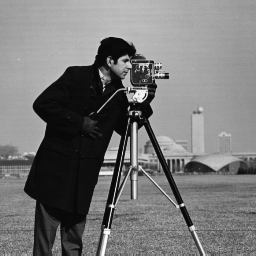
%> input picture offline_2/cameraman.png, 256 x 256 px
$ octave B2_170104082_1.m   (GNU Octave 9; MATLAB toolbox functions it lacks are replaced by stand-ins)
%> lines starting %> are read from the running program, lines starting %| are printed output that depends on the picture
% histogram equalization

clc;    % Clear the command window.
close all;  % Close all figures (except those of imtool.)
imtool close all;  % Close all imtool figures if you have the Image Processing Toolbox.
clear;  % Erase all existing variables. Or clearvars if you want.

% a) Read the image �cameraman.png�
x=imread('cameraman.png');
%> x is the input picture: size 256x256 uint8; min 7, max 253, mean 118.7

figure(1);
subplot(1,2,1);
imshow(x);
title('Original Image');

h=zeros(1,256);
[r, c]=size(x);
%> r = 256; c = 256
% b) Compute no. of pixels
total_no_of_pixels=r*c;
%> total_no_of_pixels = 65536
n=0:255;
for i=1:r
    for j=1:c
        h(x(i,j)+1) = h(x(i,j)+1)+1;
    end

end
%> after the loop, h = 256 values, max 1685 at index 15, min 0 at index 1, mean 256


 figure(2);
subplot(1,2,1);
 stem(n, h);

 title('Histogram of Original Image');
% c) Compute Probability Distribution Function (PDF)
for i=1:256
    h(i)=h(i)/total_no_of_pixels;
end
%> after the loop, h = 256 values, max 0.0257 at index 15, min 0 at index 1, mean 0.00391

% d) Compute Cumulative Distribution Function (CDF)
temp=h(1);
%> temp = 0
for i=2:256
    temp=temp+h(i);
    h(i)=temp;
end
%> this loop made 255 passes
%> temp on passes 1 to 3: 0, 0, 0
%> after the loop, h = 256 values from 0 to 1; temp = 1


% image matrix for equalized image
y=uint8(zeros(r,c));

% e) Multiply each CDF by L-1
% f) Round the value
for i=1:r
    for j=1:c

        y(i,j)=round(h(x(i,j)+1)*255);
    end
end
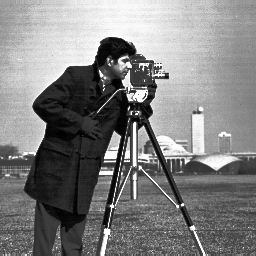
%> y: size 256x256 uint8; min 0, max 255, mean 128.8

figure(1);
subplot(1,2,2);
imshow(y);
title('Histogram Equalized image');

figure(2);
subplot(1,2,2);
h=zeros(1,256);
[r, c]=size(x);
total_no_of_pixels=r*c;
n=0:255;
for i=1:r
    for j=1:c
        h(y(i,j)+1) = h(y(i,j)+1)+1;
    end
end
%> after the loop, h = 256 values, max 1685 at index 36, min 0 at index 2, mean 256

stem(n, h);
drawnow limitrate;
title('After Histogram Equalization');
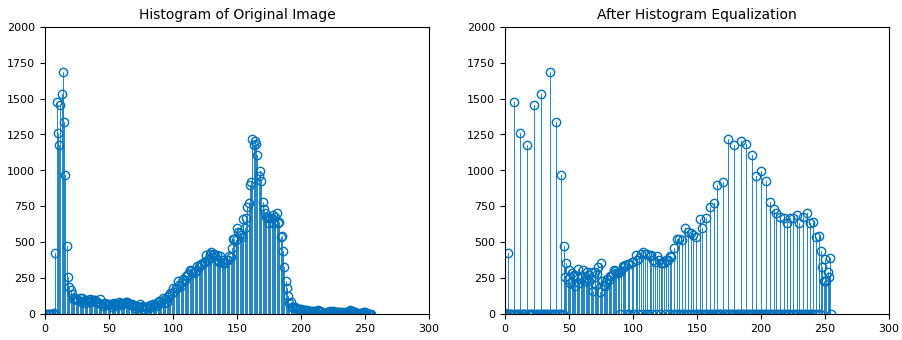
%> figure redrawn from the program's plot data, 2 panels; panel 1: highest point at x = 14, y = 1685; panel 2: highest point at x = 35, y = 1685

$ run again, with offline_2/funny_photo.jpg saved as offline_2/cameraman.png
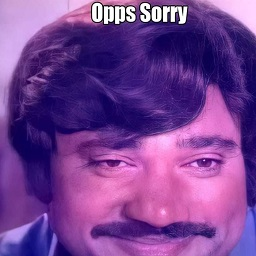
%> input picture offline_2/funny_photo.jpg, 256 x 256 px
%> x is the input picture: size 256x256x3 uint8; mean R, G, B 119, 65.6, 147.1
%> after the loop `for i=1:r`: h = 256 values, max 2271 at index 255, min 0 at index 256, mean 768
%> after the loop `for i=1:256`: h = 256 values, max 0.0116 at index 255, min 0 at index 256, mean 0.00391
%> `temp=h(1);`: temp = 0.00836
%> the loop `for i=2:256` made 255 passes
%> temp on passes 1 to 3: 0.0132, 0.0168, 0.0199
%> after the loop `for i=2:256`: h = 256 values from 0.00836 to 1; temp = 1
%> after the loop `for i=1:r`:
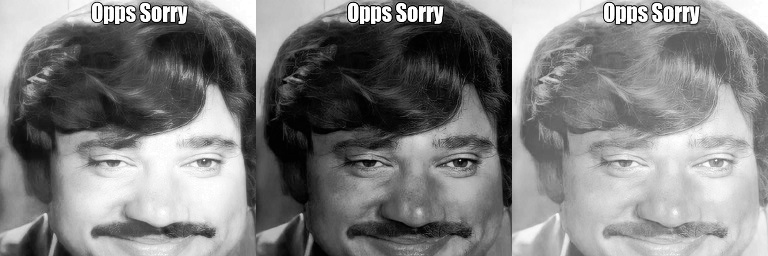
%> y: size 256x768 uint8; min 2, max 255, mean 128.1
%> after the loop `for i=1:r`: h = 256 values, max 2271 at index 255, min 0 at index 1, mean 768
%> `title('After Histogram Equalization');`:
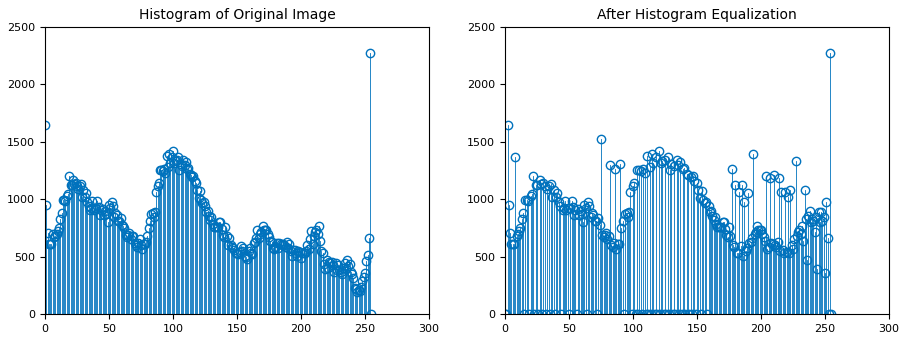
%> figure redrawn from the program's plot data, 2 panels; panel 1: highest point at x = 254, y = 2271
